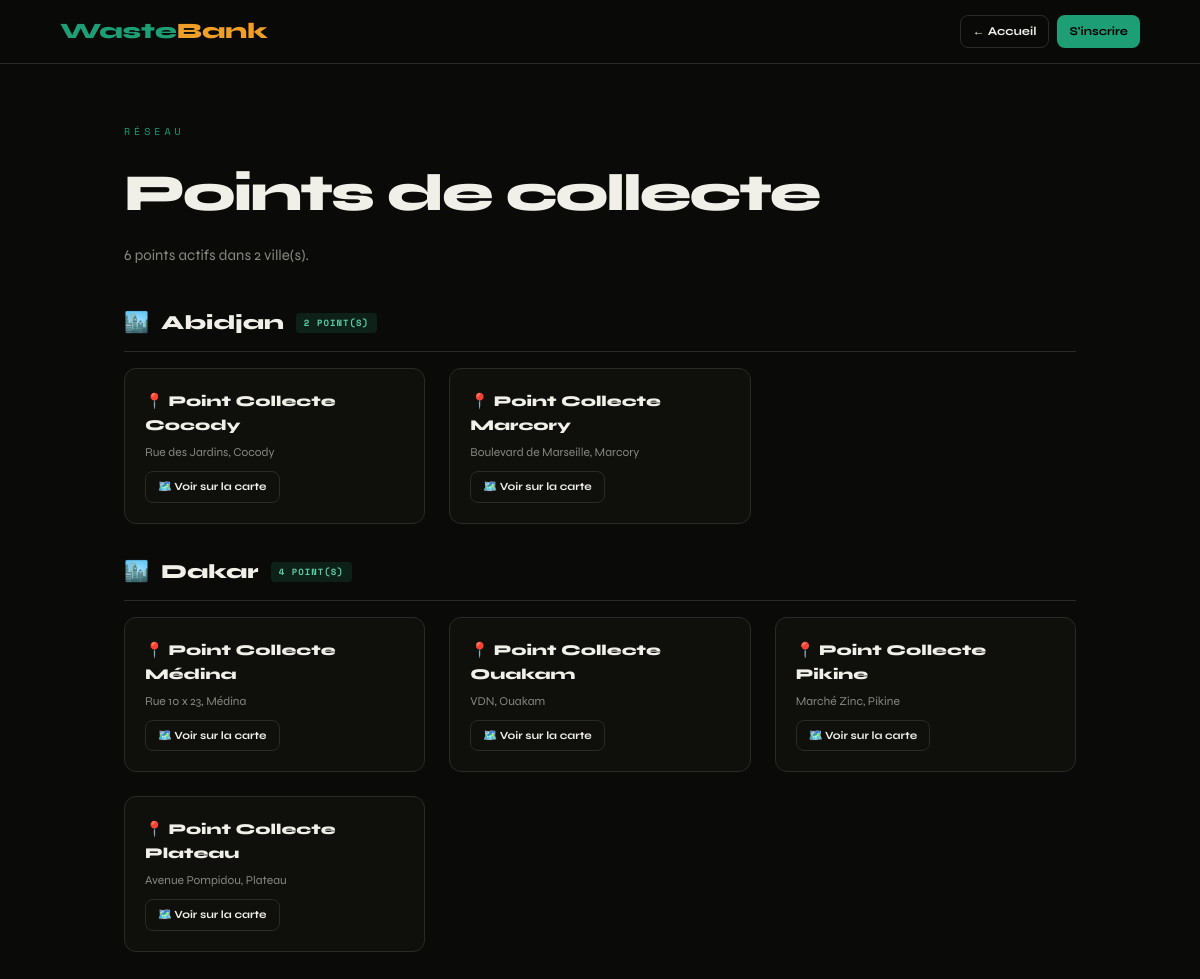
The app's page /points with its own data.
### tables this page shows
CREATE TABLE collection_points (
            id          INTEGER PRIMARY KEY AUTOINCREMENT,
            name        TEXT NOT NULL,
            address     TEXT NOT NULL,
            city        TEXT NOT NULL,
            lat         REAL,
            lng         REAL,
            manager_id  INTEGER REFERENCES users(id),
            capacity_kg REAL DEFAULT 500,
            active      INTEGER DEFAULT 1,
            created_at  TEXT DEFAULT (datetime('now'))
        );

### routes/public.py (the view)
@public_bp.route("/points")
def points_map():
    db = get_db()
    points = db.execute("SELECT * FROM collection_points WHERE active=1 ORDER BY city").fetchall()
    return render_template("public/points.html", points=points)

### models/db.py (called while the page is built)
def get_db():
    if "db" not in g:
        g.db = sqlite3.connect(
            current_app.config["DATABASE"],
            detect_types=sqlite3.PARSE_DECLTYPES,
        )
        g.db.row_factory = sqlite3.Row
        g.db.execute("PRAGMA foreign_keys = ON")
    return g.db

### templates/public/points.html (shortened to what this page needs)
{% extends "base.html" %}
{% block body %}
<nav class="public-nav">
  <a href="{{ url_for('public.index') }}" style="font-size:22px;font-weight:800;">
    <span style="color:var(--green);">Waste</span><span style="color:var(--amber);">Bank</span>
  </a>
  <div style="display:flex;gap:8px;">
    <a href="{{ url_for('public.index') }}" class="btn btn-outline btn-sm">← Accueil</a>
    {% if current_user %}
      <a href="{{ url_for('dash.home') }}" class="btn btn-primary btn-sm">Mon compte →</a>
    {% else %}
      <a href="{{ url_for('auth.register') }}" class="btn btn-primary btn-sm">S'inscrire</a>
    {% endif %}
  </div>
</nav>
<div style="max-width:1000px;margin:60px auto;padding:0 24px;">
  <div class="section-label">RÉSEAU</div>
  <h1 style="font-size:clamp(32px,5vw,52px);font-weight:800;letter-spacing:-2px;margin-bottom:8px;">Points de collecte</h1>
  <p style="color:var(--muted);margin-bottom:40px;">{{ points|length }} points actifs dans {{ points|map(attribute='city')|unique|list|length }} ville(s).</p>
  {% set cities = points|groupby('city') %}
  {% for city, cpoints in cities %}
  <div style="margin-bottom:32px;">
    <div style="display:flex;align-items:center;gap:12px;margin-bottom:16px;padding-bottom:12px;border-bottom:1px solid var(--border);">
      <span style="font-size:20px;">🏙️</span>
      <h2 style="font-size:20px;font-weight:800;">{{ city }}</h2>
      <span class="badge badge-green">{{ cpoints|list|length }} point(s)</span>
    </div>
    <div class="grid-3">
      {% for cp in cpoints %}
      <div style="background:var(--bg2);border:1px solid var(--border);border-radius:12px;padding:20px;transition:border-color .2s;" onmouseover="this.style.borderColor='var(--green)'" onmouseout="this.style.borderColor='var(--border)'">
        <div style="font-size:15px;font-weight:800;margin-bottom:6px;">📍 {{ cp['name'] }}</div>
        <div style="font-size:12px;color:var(--muted);margin-bottom:10px;line-height:1.5;">{{ cp['address'] }}</div>
        {% if cp['lat'] %}
        <a href="https://maps.google.com/?q={{ cp['lat'] }},{{ cp['lng'] }}" target="_blank" class="btn btn-outline btn-sm" style="font-size:11px;">
          🗺️ Voir sur la carte
        </a>
        {% endif %}
      </div>
      {% endfor %}
    </div>
  </div>
  {% endfor %}
</div>
{% endblock %}

### static/css/main.css (style rules this page uses)
:root { --green: #1D9E75; --green-dark: #085041; --green-light: #5DCAA5; --amber: #EF9F27; --coral: #D85A30; --purple: #7F77DD; --bg: #0A0A08; --bg2: #0F0F0C; --surface: #1A1A18; --surface2: #2C2C2A; --border: #2A2A28; --muted: #888780; --text: #F0EFE8; --white: #FFFFFF; --sidebar-w: 240px; --radius: 10px; --shadow: 0 4px 24px rgba(0,0,0,.45); }
*, *::before, *::after { box-sizing: border-box; margin: 0; padding: 0; }
body { font-family: 'Syne', sans-serif; background: var(--bg); color: var(--text); line-height: 1.6; font-size: 15px; }
a { color: var(--green-light); text-decoration: none; }
.badge { display: inline-flex; align-items: center; gap: 4px; font-family: 'Space Mono', monospace; font-size: 9px; letter-spacing: 1px; padding: 3px 8px; border-radius: 4px; font-weight: 700; text-transform: uppercase; }
.badge-green { background: rgba(29,158,117,.15); color: var(--green-light); }
.btn { display: inline-flex; align-items: center; gap: 7px; padding: 9px 18px; border-radius: 8px; font-family: 'Syne', sans-serif; font-size: 13px; font-weight: 700; cursor: pointer; border: none; transition: all .2s; text-decoration: none; }
.btn-primary { background: var(--green); color: #000; }
.btn-outline { background: transparent; color: var(--text); border: 1px solid var(--border); }
.btn-sm { padding: 6px 12px; font-size: 12px; }
.public-nav { height: 64px; background: rgba(10,10,8,.95); border-bottom: 1px solid var(--border); display: flex; align-items: center; justify-content: space-between; padding: 0 60px; position: sticky; top: 0; z-index: 100; backdrop-filter: blur(12px); }
.section-label { font-family:'Space Mono',monospace; font-size:10px; color:var(--green); letter-spacing:4px; text-transform:uppercase; margin-bottom:12px; }
.grid-3 { display:grid; grid-template-columns:repeat(3,1fr); gap:24px; }

### records on screen
collection_points: city "Abidjan", cpoints "2", name "Point Collecte Cocody", address "Rue des Jardins, Cocody"
collection_points: name "Point Collecte Marcory", address "Boulevard de Marseille, Marcory"
collection_points: city "Dakar", cpoints "4", name "Point Collecte Médina", address "Rue 10 x 23, Médina"
collection_points: name "Point Collecte Ouakam", address "VDN, Ouakam"
collection_points: name "Point Collecte Pikine", address "Marché Zinc, Pikine"
collection_points: name "Point Collecte Plateau", address "Avenue Pompidou, Plateau"

### other values on screen
{{ points|length }} "6"
{{ points|map(attribute='city')|unique|list|length }} "2"
